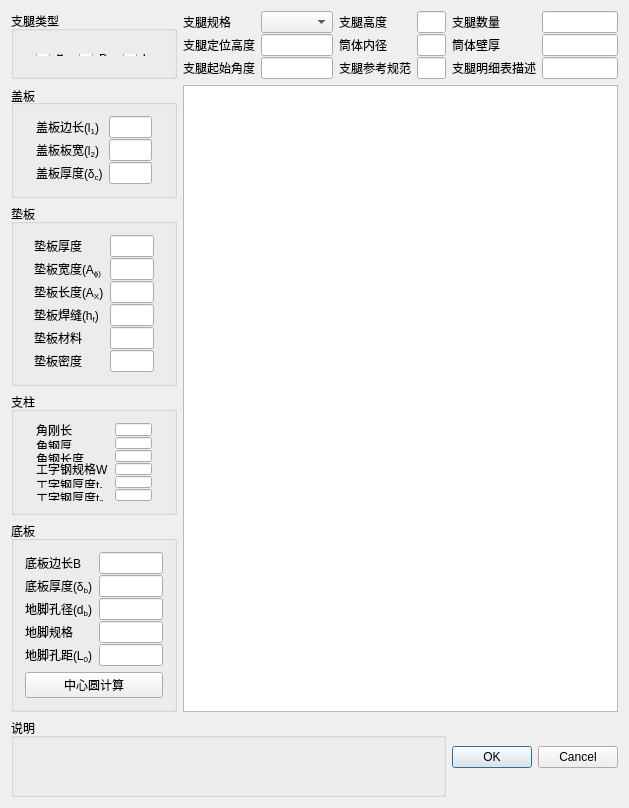
<?xml version="1.0" encoding="UTF-8"?>
<ui version="4.0">
 <class>LegSupportClass</class>
 <widget class="QDialog" name="LegSupportClass">
  <property name="geometry">
   <rect>
    <x>0</x>
    <y>0</y>
    <width>629</width>
    <height>718</height>
   </rect>
  </property>
  <property name="windowTitle">
   <string>StandBar</string>
  </property>
  <property name="statusTip">
   <string/>
  </property>
  <layout class="QHBoxLayout" name="horizontalLayout_2">
   <item>
    <layout class="QGridLayout" name="gridLayout">
     <item row="0" column="0">
      <widget class="QGroupBox" name="groupBox_LegType">
       <property name="maximumSize">
        <size>
         <width>250</width>
         <height>16777215</height>
        </size>
       </property>
       <property name="title">
        <string>支腿类型</string>
       </property>
       <widget class="QWidget" name="layoutWidget">
        <property name="geometry">
         <rect>
          <x>14</x>
          <y>32</y>
          <width>146</width>
          <height>24</height>
         </rect>
        </property>
        <layout class="QHBoxLayout" name="horizontalLayout">
         <item>
          <widget class="QRadioButton" name="radioButton_A">
           <property name="text">
            <string>A</string>
           </property>
          </widget>
         </item>
         <item>
          <widget class="QRadioButton" name="radioButton_B">
           <property name="text">
            <string>B</string>
           </property>
           <property name="checked">
            <bool>false</bool>
           </property>
          </widget>
         </item>
         <item>
          <widget class="QRadioButton" name="radioButton_C">
           <property name="text">
            <string>C</string>
           </property>
          </widget>
         </item>
        </layout>
       </widget>
      </widget>
     </item>
     <item row="3" column="0">
      <widget class="QGroupBox" name="groupBox_Pillar">
       <property name="minimumSize">
        <size>
         <width>0</width>
         <height>0</height>
        </size>
       </property>
       <property name="maximumSize">
        <size>
         <width>250</width>
         <height>16777215</height>
        </size>
       </property>
       <property name="title">
        <string>支柱</string>
       </property>
       <layout class="QVBoxLayout" name="verticalLayout_22">
        <property name="topMargin">
         <number>0</number>
        </property>
        <property name="bottomMargin">
         <number>0</number>
        </property>
        <item>
         <widget class="QFrame" name="frame">
          <property name="maximumSize">
           <size>
            <width>16777215</width>
            <height>100</height>
           </size>
          </property>
          <layout class="QHBoxLayout" name="horizontalLayout_11">
           <item>
            <layout class="QVBoxLayout" name="verticalLayout_25">
             <property name="spacing">
              <number>1</number>
             </property>
             <item>
              <layout class="QVBoxLayout" name="verticalLayout_18">
               <property name="spacing">
                <number>1</number>
               </property>
               <item>
                <widget class="QLabel" name="label_leg_bb">
                 <property name="text">
                  <string>角刚长</string>
                 </property>
                </widget>
               </item>
               <item>
                <widget class="QLabel" name="label_leg_dd">
                 <property name="text">
                  <string>&lt;html&gt;&lt;head/&gt;&lt;body&gt;&lt;p&gt;角钢厚&lt;/p&gt;&lt;/body&gt;&lt;/html&gt;</string>
                 </property>
                </widget>
               </item>
               <item>
                <widget class="QLabel" name="label_leg_lh">
                 <property name="text">
                  <string>&lt;html&gt;&lt;head/&gt;&lt;body&gt;&lt;p&gt;角钢长度&lt;/p&gt;&lt;/body&gt;&lt;/html&gt;</string>
                 </property>
                </widget>
               </item>
              </layout>
             </item>
             <item>
              <layout class="QVBoxLayout" name="verticalLayout_19">
               <property name="spacing">
                <number>1</number>
               </property>
               <item>
                <widget class="QLabel" name="label_leg_w">
                 <property name="enabled">
                  <bool>true</bool>
                 </property>
                 <property name="text">
                  <string>工字钢规格W</string>
                 </property>
                </widget>
               </item>
               <item>
                <widget class="QLabel" name="label_leg_t1">
                 <property name="enabled">
                  <bool>true</bool>
                 </property>
                 <property name="text">
                  <string>&lt;html&gt;&lt;head/&gt;&lt;body&gt;&lt;p&gt;工字钢厚度t&lt;span style=&quot; vertical-align:sub;&quot;&gt;1&lt;/span&gt;&lt;/p&gt;&lt;/body&gt;&lt;/html&gt;</string>
                 </property>
                </widget>
               </item>
               <item>
                <widget class="QLabel" name="label_leg_t2">
                 <property name="enabled">
                  <bool>true</bool>
                 </property>
                 <property name="text">
                  <string>&lt;html&gt;&lt;head/&gt;&lt;body&gt;&lt;p&gt;工字钢厚度t&lt;span style=&quot; vertical-align:sub;&quot;&gt;2&lt;/span&gt;&lt;/p&gt;&lt;/body&gt;&lt;/html&gt;</string>
                 </property>
                </widget>
               </item>
              </layout>
             </item>
            </layout>
           </item>
           <item>
            <layout class="QVBoxLayout" name="verticalLayout_26">
             <property name="spacing">
              <number>1</number>
             </property>
             <item>
              <layout class="QVBoxLayout" name="verticalLayout_6">
               <property name="spacing">
                <number>1</number>
               </property>
               <item>
                <widget class="QLineEdit" name="lineEdit_leg_bb"/>
               </item>
               <item>
                <widget class="QLineEdit" name="lineEdit_leg_dd"/>
               </item>
               <item>
                <widget class="QLineEdit" name="lineEdit_leg_lh"/>
               </item>
              </layout>
             </item>
             <item>
              <layout class="QVBoxLayout" name="verticalLayout_17">
               <property name="spacing">
                <number>1</number>
               </property>
               <item>
                <widget class="QLineEdit" name="lineEdit_leg_w">
                 <property name="enabled">
                  <bool>true</bool>
                 </property>
                 <property name="mouseTracking">
                  <bool>true</bool>
                 </property>
                 <property name="tabletTracking">
                  <bool>false</bool>
                 </property>
                </widget>
               </item>
               <item>
                <widget class="QLineEdit" name="lineEdit_leg_t1">
                 <property name="enabled">
                  <bool>true</bool>
                 </property>
                </widget>
               </item>
               <item>
                <widget class="QLineEdit" name="lineEdit_leg_t2">
                 <property name="enabled">
                  <bool>true</bool>
                 </property>
                </widget>
               </item>
              </layout>
             </item>
            </layout>
           </item>
          </layout>
         </widget>
        </item>
       </layout>
      </widget>
     </item>
     <item row="4" column="0">
      <widget class="QGroupBox" name="groupBox_4">
       <property name="maximumSize">
        <size>
         <width>250</width>
         <height>16777215</height>
        </size>
       </property>
       <property name="title">
        <string>底板</string>
       </property>
       <layout class="QVBoxLayout" name="verticalLayout_24">
        <item>
         <layout class="QHBoxLayout" name="horizontalLayout_9">
          <item>
           <layout class="QVBoxLayout" name="verticalLayout_9">
            <property name="spacing">
             <number>1</number>
            </property>
            <item>
             <widget class="QLabel" name="label_leg_bd">
              <property name="text">
               <string>底板边长B</string>
              </property>
             </widget>
            </item>
            <item>
             <widget class="QLabel" name="label_leg_detb">
              <property name="text">
               <string>&lt;html&gt;&lt;head/&gt;&lt;body&gt;&lt;p&gt;底板厚度(δ&lt;span style=&quot; vertical-align:sub;&quot;&gt;b&lt;/span&gt;)&lt;/p&gt;&lt;/body&gt;&lt;/html&gt;</string>
              </property>
             </widget>
            </item>
            <item>
             <widget class="QLabel" name="label_leg_boltdiameter">
              <property name="text">
               <string>&lt;html&gt;&lt;head/&gt;&lt;body&gt;&lt;p&gt;地脚孔径(d&lt;span style=&quot; vertical-align:sub;&quot;&gt;b&lt;/span&gt;)&lt;/p&gt;&lt;/body&gt;&lt;/html&gt;</string>
              </property>
             </widget>
            </item>
            <item>
             <widget class="QLabel" name="label_leg_boltm">
              <property name="text">
               <string>地脚规格</string>
              </property>
             </widget>
            </item>
            <item>
             <widget class="QLabel" name="label_leg_l0">
              <property name="text">
               <string>&lt;html&gt;&lt;head/&gt;&lt;body&gt;&lt;p&gt;地脚孔距(L&lt;span style=&quot; vertical-align:sub;&quot;&gt;0&lt;/span&gt;)&lt;/p&gt;&lt;/body&gt;&lt;/html&gt;</string>
              </property>
             </widget>
            </item>
           </layout>
          </item>
          <item>
           <layout class="QVBoxLayout" name="verticalLayout_10">
            <property name="spacing">
             <number>1</number>
            </property>
            <item>
             <widget class="QLineEdit" name="lineEdit_leg_bd"/>
            </item>
            <item>
             <widget class="QLineEdit" name="lineEdit_leg_detb"/>
            </item>
            <item>
             <widget class="QLineEdit" name="lineEdit_leg_boltdiameter"/>
            </item>
            <item>
             <widget class="QLineEdit" name="lineEdit_leg_boltm"/>
            </item>
            <item>
             <widget class="QLineEdit" name="lineEdit_leg_l0"/>
            </item>
           </layout>
          </item>
         </layout>
        </item>
        <item>
         <widget class="QPushButton" name="pushButton">
          <property name="text">
           <string>中心圆计算</string>
          </property>
         </widget>
        </item>
       </layout>
      </widget>
     </item>
     <item row="5" column="0" colspan="5">
      <widget class="QGroupBox" name="groupBox_5">
       <property name="title">
        <string>说明</string>
       </property>
       <layout class="QVBoxLayout" name="verticalLayout_15">
        <item>
         <widget class="QLabel" name="label_17">
          <property name="text">
           <string/>
          </property>
         </widget>
        </item>
        <item>
         <widget class="QLabel" name="label_16">
          <property name="text">
           <string/>
          </property>
         </widget>
        </item>
       </layout>
      </widget>
     </item>
     <item row="2" column="0">
      <widget class="QGroupBox" name="groupBox_2">
       <property name="maximumSize">
        <size>
         <width>250</width>
         <height>16777215</height>
        </size>
       </property>
       <property name="title">
        <string>垫板</string>
       </property>
       <layout class="QHBoxLayout" name="horizontalLayout_12">
        <property name="spacing">
         <number>2</number>
        </property>
        <property name="leftMargin">
         <number>9</number>
        </property>
        <property name="topMargin">
         <number>0</number>
        </property>
        <property name="rightMargin">
         <number>9</number>
        </property>
        <property name="bottomMargin">
         <number>0</number>
        </property>
        <item>
         <widget class="QFrame" name="frame">
          <layout class="QHBoxLayout" name="horizontalLayout_8">
           <item>
            <layout class="QVBoxLayout" name="verticalLayout_5">
             <property name="spacing">
              <number>1</number>
             </property>
             <item>
              <widget class="QLabel" name="label_leg_deta">
               <property name="text">
                <string>垫板厚度</string>
               </property>
              </widget>
             </item>
             <item>
              <widget class="QLabel" name="label_leg_aq">
               <property name="text">
                <string>&lt;html&gt;&lt;head/&gt;&lt;body&gt;&lt;p&gt;垫板宽度(A&lt;span style=&quot; vertical-align:sub;&quot;&gt;ɸ)&lt;/span&gt;&lt;/p&gt;&lt;/body&gt;&lt;/html&gt;</string>
               </property>
              </widget>
             </item>
             <item>
              <widget class="QLabel" name="label_leg_ax">
               <property name="text">
                <string>&lt;html&gt;&lt;head/&gt;&lt;body&gt;&lt;p&gt;垫板长度(A&lt;span style=&quot; vertical-align:sub;&quot;&gt;X&lt;/span&gt;)&lt;/p&gt;&lt;/body&gt;&lt;/html&gt;</string>
               </property>
              </widget>
             </item>
             <item>
              <widget class="QLabel" name="label_leg_hf">
               <property name="text">
                <string>&lt;html&gt;&lt;head/&gt;&lt;body&gt;&lt;p&gt;垫板焊缝(h&lt;span style=&quot; vertical-align:sub;&quot;&gt;f&lt;/span&gt;)&lt;/p&gt;&lt;/body&gt;&lt;/html&gt;</string>
               </property>
              </widget>
             </item>
             <item>
              <widget class="QLabel" name="label_leg_padmt">
               <property name="text">
                <string>垫板材料</string>
               </property>
              </widget>
             </item>
             <item>
              <widget class="QLabel" name="label_leg_paddey">
               <property name="text">
                <string>垫板密度</string>
               </property>
              </widget>
             </item>
            </layout>
           </item>
           <item>
            <layout class="QVBoxLayout" name="verticalLayout_7">
             <property name="spacing">
              <number>1</number>
             </property>
             <item>
              <widget class="QLineEdit" name="lineEdit_leg_deta"/>
             </item>
             <item>
              <widget class="QLineEdit" name="lineEdit_leg_aq"/>
             </item>
             <item>
              <widget class="QLineEdit" name="lineEdit_leg_ax"/>
             </item>
             <item>
              <widget class="QLineEdit" name="lineEdit_leg_hf"/>
             </item>
             <item>
              <widget class="QLineEdit" name="lineEdit_leg_padmt"/>
             </item>
             <item>
              <widget class="QLineEdit" name="lineEdit_leg_paddey"/>
             </item>
            </layout>
           </item>
          </layout>
         </widget>
        </item>
       </layout>
      </widget>
     </item>
     <item row="0" column="3">
      <layout class="QVBoxLayout" name="verticalLayout_3">
       <property name="spacing">
        <number>1</number>
       </property>
       <item>
        <widget class="QLabel" name="label_leg_H0">
         <property name="text">
          <string>支腿高度</string>
         </property>
        </widget>
       </item>
       <item>
        <widget class="QLabel" name="label_shell_id">
         <property name="text">
          <string>筒体内径</string>
         </property>
        </widget>
       </item>
       <item>
        <widget class="QLabel" name="label_leg_standard">
         <property name="text">
          <string>支腿参考规范</string>
         </property>
        </widget>
       </item>
      </layout>
     </item>
     <item row="0" column="1">
      <layout class="QVBoxLayout" name="verticalLayout">
       <property name="spacing">
        <number>1</number>
       </property>
       <item>
        <widget class="QLabel" name="label_leg_dn">
         <property name="text">
          <string>支腿规格</string>
         </property>
        </widget>
       </item>
       <item>
        <widget class="QLabel" name="label_leg_toweldline">
         <property name="text">
          <string>支腿定位高度</string>
         </property>
        </widget>
       </item>
       <item>
        <widget class="QLabel" name="label_leg_startangle">
         <property name="text">
          <string>支腿起始角度</string>
         </property>
        </widget>
       </item>
      </layout>
     </item>
     <item row="0" column="2">
      <layout class="QVBoxLayout" name="verticalLayout_2">
       <property name="spacing">
        <number>1</number>
       </property>
       <property name="sizeConstraint">
        <enum>QLayout::SetDefaultConstraint</enum>
       </property>
       <item>
        <widget class="QComboBox" name="comboBox_leg_dn">
         <property name="maximumSize">
          <size>
           <width>78</width>
           <height>16777215</height>
          </size>
         </property>
        </widget>
       </item>
       <item>
        <widget class="QLineEdit" name="lineEdit_leg_toweldline">
         <property name="maximumSize">
          <size>
           <width>100</width>
           <height>16777215</height>
          </size>
         </property>
        </widget>
       </item>
       <item>
        <widget class="QLineEdit" name="lineEdit_leg_startangle">
         <property name="maximumSize">
          <size>
           <width>100</width>
           <height>16777215</height>
          </size>
         </property>
        </widget>
       </item>
      </layout>
     </item>
     <item row="0" column="4">
      <layout class="QVBoxLayout" name="verticalLayout_4">
       <property name="spacing">
        <number>1</number>
       </property>
       <item>
        <widget class="QLineEdit" name="lineEdit_leg_H0">
         <property name="maximumSize">
          <size>
           <width>100</width>
           <height>16777215</height>
          </size>
         </property>
        </widget>
       </item>
       <item>
        <widget class="QLineEdit" name="lineEdit_shell_id">
         <property name="maximumSize">
          <size>
           <width>100</width>
           <height>16777215</height>
          </size>
         </property>
        </widget>
       </item>
       <item>
        <widget class="QLineEdit" name="lineEdit_leg_standard">
         <property name="maximumSize">
          <size>
           <width>100</width>
           <height>16777215</height>
          </size>
         </property>
        </widget>
       </item>
      </layout>
     </item>
     <item row="0" column="6">
      <layout class="QVBoxLayout" name="verticalLayout_11">
       <property name="spacing">
        <number>1</number>
       </property>
       <item>
        <widget class="QLineEdit" name="lineEdit_leg_num">
         <property name="maximumSize">
          <size>
           <width>100</width>
           <height>16777215</height>
          </size>
         </property>
        </widget>
       </item>
       <item>
        <widget class="QLineEdit" name="lineEdit_shell_thk">
         <property name="maximumSize">
          <size>
           <width>100</width>
           <height>16777215</height>
          </size>
         </property>
        </widget>
       </item>
       <item>
        <widget class="QLineEdit" name="lineEdit_leg_bomsize">
         <property name="maximumSize">
          <size>
           <width>100</width>
           <height>16777215</height>
          </size>
         </property>
        </widget>
       </item>
      </layout>
     </item>
     <item row="0" column="5">
      <layout class="QVBoxLayout" name="verticalLayout_8">
       <property name="spacing">
        <number>1</number>
       </property>
       <item>
        <widget class="QLabel" name="label_leg_num">
         <property name="text">
          <string>支腿数量</string>
         </property>
        </widget>
       </item>
       <item>
        <widget class="QLabel" name="label_shell_thk">
         <property name="text">
          <string>筒体壁厚</string>
         </property>
        </widget>
       </item>
       <item>
        <widget class="QLabel" name="label_leg_bomsize">
         <property name="text">
          <string>支腿明细表描述</string>
         </property>
        </widget>
       </item>
      </layout>
     </item>
     <item row="1" column="1" rowspan="4" colspan="6">
      <widget class="QGraphicsView" name="graphicsView"/>
     </item>
     <item row="5" column="5" colspan="2" alignment="Qt::AlignLeft">
      <widget class="QDialogButtonBox" name="buttonBox">
       <property name="layoutDirection">
        <enum>Qt::LeftToRight</enum>
       </property>
       <property name="standardButtons">
        <set>QDialogButtonBox::Cancel|QDialogButtonBox::Ok</set>
       </property>
      </widget>
     </item>
     <item row="1" column="0">
      <widget class="QGroupBox" name="groupBox_3">
       <property name="minimumSize">
        <size>
         <width>0</width>
         <height>0</height>
        </size>
       </property>
       <property name="maximumSize">
        <size>
         <width>250</width>
         <height>140</height>
        </size>
       </property>
       <property name="title">
        <string>盖板</string>
       </property>
       <property name="alignment">
        <set>Qt::AlignLeading|Qt::AlignLeft|Qt::AlignVCenter</set>
       </property>
       <property name="flat">
        <bool>false</bool>
       </property>
       <property name="checkable">
        <bool>false</bool>
       </property>
       <layout class="QVBoxLayout" name="verticalLayout_14">
        <property name="topMargin">
         <number>0</number>
        </property>
        <property name="bottomMargin">
         <number>0</number>
        </property>
        <item>
         <widget class="QFrame" name="frame">
          <property name="maximumSize">
           <size>
            <width>220</width>
            <height>100</height>
           </size>
          </property>
          <layout class="QHBoxLayout" name="horizontalLayout_10">
           <item>
            <layout class="QVBoxLayout" name="verticalLayout_13">
             <property name="spacing">
              <number>1</number>
             </property>
             <item>
              <widget class="QLabel" name="label_leg_l1">
               <property name="text">
                <string>&lt;html&gt;&lt;head/&gt;&lt;body&gt;&lt;p&gt;盖板边长(l&lt;span style=&quot; vertical-align:sub;&quot;&gt;1&lt;/span&gt;)&lt;/p&gt;&lt;/body&gt;&lt;/html&gt;</string>
               </property>
              </widget>
             </item>
             <item>
              <widget class="QLabel" name="label_leg_l2">
               <property name="text">
                <string>&lt;html&gt;&lt;head/&gt;&lt;body&gt;&lt;p&gt;盖板板宽(l&lt;span style=&quot; vertical-align:sub;&quot;&gt;2&lt;/span&gt;)&lt;/p&gt;&lt;/body&gt;&lt;/html&gt;</string>
               </property>
              </widget>
             </item>
             <item>
              <widget class="QLabel" name="label_leg_detc">
               <property name="text">
                <string>&lt;html&gt;&lt;head/&gt;&lt;body&gt;&lt;p&gt;盖板厚度(δ&lt;span style=&quot; vertical-align:sub;&quot;&gt;c&lt;/span&gt;)&lt;/p&gt;&lt;/body&gt;&lt;/html&gt;</string>
               </property>
              </widget>
             </item>
            </layout>
           </item>
           <item>
            <layout class="QVBoxLayout" name="verticalLayout_12">
             <property name="spacing">
              <number>1</number>
             </property>
             <item>
              <widget class="QLineEdit" name="lineEdit_leg_l1"/>
             </item>
             <item>
              <widget class="QLineEdit" name="lineEdit_leg_l2"/>
             </item>
             <item>
              <widget class="QLineEdit" name="lineEdit_leg_detc"/>
             </item>
            </layout>
           </item>
          </layout>
         </widget>
        </item>
       </layout>
      </widget>
     </item>
    </layout>
   </item>
  </layout>
 </widget>
 <layoutdefault spacing="6" margin="11"/>
 <resources>
  <include location="LegSupport.qrc"/>
 </resources>
 <connections/>
</ui>
